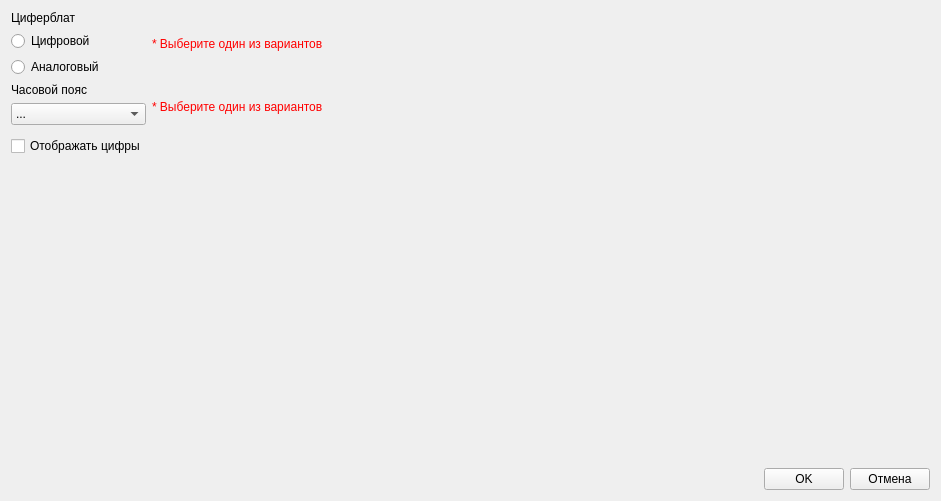
<?xml version="1.0" encoding="UTF-8"?>
<ui version="4.0">
 <class>Form</class>
 <widget class="QWidget" name="Form">
  <property name="geometry">
   <rect>
    <x>0</x>
    <y>0</y>
    <width>888</width>
    <height>479</height>
   </rect>
  </property>
  <property name="windowTitle">
   <string>Form</string>
  </property>
  <layout class="QGridLayout" name="gridLayout">
   <item row="8" column="0">
    <spacer name="verticalSpacer">
     <property name="orientation">
      <enum>Qt::Vertical</enum>
     </property>
     <property name="sizeHint" stdset="0">
      <size>
       <width>20</width>
       <height>40</height>
      </size>
     </property>
    </spacer>
   </item>
   <item row="2" column="0">
    <layout class="QVBoxLayout" name="verticalLayout_2">
     <property name="bottomMargin">
      <number>5</number>
     </property>
     <item>
      <widget class="QLabel" name="label_2">
       <property name="text">
        <string>Часовой пояс        </string>
       </property>
      </widget>
     </item>
     <item>
      <widget class="QComboBox" name="TimeZoneComboBox">
       <item>
        <property name="text">
         <string>...</string>
        </property>
       </item>
       <item>
        <property name="text">
         <string>UTC-12</string>
        </property>
       </item>
       <item>
        <property name="text">
         <string>UTC-11</string>
        </property>
       </item>
       <item>
        <property name="text">
         <string>UTC-10</string>
        </property>
       </item>
       <item>
        <property name="text">
         <string>UTC-9:30</string>
        </property>
       </item>
       <item>
        <property name="text">
         <string>UTC-9</string>
        </property>
       </item>
       <item>
        <property name="text">
         <string>UTC-8</string>
        </property>
       </item>
       <item>
        <property name="text">
         <string>UTC-7</string>
        </property>
       </item>
       <item>
        <property name="text">
         <string>UTC-6</string>
        </property>
       </item>
       <item>
        <property name="text">
         <string>UTC-5</string>
        </property>
       </item>
       <item>
        <property name="text">
         <string>UTC-4</string>
        </property>
       </item>
       <item>
        <property name="text">
         <string>UTC-3:30</string>
        </property>
       </item>
       <item>
        <property name="text">
         <string>UTC-3</string>
        </property>
       </item>
       <item>
        <property name="text">
         <string>UTC-2</string>
        </property>
       </item>
       <item>
        <property name="text">
         <string>UTC-1</string>
        </property>
       </item>
       <item>
        <property name="text">
         <string>UTC+0</string>
        </property>
       </item>
       <item>
        <property name="text">
         <string>UTC+1</string>
        </property>
       </item>
       <item>
        <property name="text">
         <string>UTC+2</string>
        </property>
       </item>
       <item>
        <property name="text">
         <string>UTC+3</string>
        </property>
       </item>
       <item>
        <property name="text">
         <string>UTC+3:30</string>
        </property>
       </item>
       <item>
        <property name="text">
         <string>UTC+4</string>
        </property>
       </item>
       <item>
        <property name="text">
         <string>UTC+4:30</string>
        </property>
       </item>
       <item>
        <property name="text">
         <string>UTC+5</string>
        </property>
       </item>
       <item>
        <property name="text">
         <string>UTC+5:30</string>
        </property>
       </item>
       <item>
        <property name="text">
         <string>UTC+5:45</string>
        </property>
       </item>
       <item>
        <property name="text">
         <string>UTC+6</string>
        </property>
       </item>
       <item>
        <property name="text">
         <string>UTC+6:30</string>
        </property>
       </item>
       <item>
        <property name="text">
         <string>UTC+7</string>
        </property>
       </item>
       <item>
        <property name="text">
         <string>UTC+8</string>
        </property>
       </item>
       <item>
        <property name="text">
         <string>UTC+8:45</string>
        </property>
       </item>
       <item>
        <property name="text">
         <string>UTC+9</string>
        </property>
       </item>
       <item>
        <property name="text">
         <string>UTC+9:30</string>
        </property>
       </item>
       <item>
        <property name="text">
         <string>UTC+10</string>
        </property>
       </item>
       <item>
        <property name="text">
         <string>UTC+10:30</string>
        </property>
       </item>
       <item>
        <property name="text">
         <string>UTC+11</string>
        </property>
       </item>
       <item>
        <property name="text">
         <string>UTC+12</string>
        </property>
       </item>
       <item>
        <property name="text">
         <string>UTC+12:45</string>
        </property>
       </item>
       <item>
        <property name="text">
         <string>UTC+13</string>
        </property>
       </item>
       <item>
        <property name="text">
         <string>UTC+14</string>
        </property>
       </item>
      </widget>
     </item>
    </layout>
   </item>
   <item row="2" column="3">
    <spacer name="horizontalSpacer">
     <property name="orientation">
      <enum>Qt::Horizontal</enum>
     </property>
     <property name="sizeType">
      <enum>QSizePolicy::Expanding</enum>
     </property>
     <property name="sizeHint" stdset="0">
      <size>
       <width>40</width>
       <height>20</height>
      </size>
     </property>
    </spacer>
   </item>
   <item row="0" column="0">
    <layout class="QVBoxLayout" name="verticalLayout">
     <item>
      <widget class="QLabel" name="label">
       <property name="text">
        <string>Циферблат</string>
       </property>
      </widget>
     </item>
     <item>
      <widget class="QRadioButton" name="DigitRadioButton">
       <property name="text">
        <string>Цифровой</string>
       </property>
      </widget>
     </item>
     <item>
      <widget class="QRadioButton" name="AnalogRadioButton">
       <property name="text">
        <string>Аналоговый</string>
       </property>
      </widget>
     </item>
    </layout>
   </item>
   <item row="8" column="3">
    <layout class="QHBoxLayout" name="horizontalLayout">
     <item>
      <widget class="QPushButton" name="ok_button">
       <property name="text">
        <string>OK</string>
       </property>
      </widget>
     </item>
     <item>
      <widget class="QPushButton" name="cancel_button">
       <property name="text">
        <string>Отмена</string>
       </property>
      </widget>
     </item>
    </layout>
   </item>
   <item row="8" column="2">
    <spacer name="horizontalSpacer_2">
     <property name="orientation">
      <enum>Qt::Horizontal</enum>
     </property>
     <property name="sizeType">
      <enum>QSizePolicy::Fixed</enum>
     </property>
     <property name="sizeHint" stdset="0">
      <size>
       <width>600</width>
       <height>20</height>
      </size>
     </property>
    </spacer>
   </item>
   <item row="0" column="1" colspan="2">
    <widget class="QLabel" name="Label_1">
     <property name="styleSheet">
      <string notr="true">color: rgb(255, 0, 0);</string>
     </property>
     <property name="text">
      <string>* Выберите один из вариантов</string>
     </property>
    </widget>
   </item>
   <item row="2" column="1" colspan="2">
    <widget class="QLabel" name="Label_2">
     <property name="styleSheet">
      <string notr="true">color: rgb(255, 0, 0);</string>
     </property>
     <property name="text">
      <string>* Выберите один из вариантов</string>
     </property>
    </widget>
   </item>
   <item row="4" column="0" colspan="3">
    <layout class="QHBoxLayout" name="horizontalLayout_2">
     <item>
      <widget class="QLabel" name="ClockFaceLabel_1">
       <property name="text">
        <string/>
       </property>
      </widget>
     </item>
     <item>
      <widget class="QLabel" name="ClockFaceLabel_2">
       <property name="text">
        <string/>
       </property>
      </widget>
     </item>
     <item>
      <widget class="QLabel" name="ClockFaceLabel_3">
       <property name="text">
        <string/>
       </property>
      </widget>
     </item>
    </layout>
   </item>
   <item row="4" column="3">
    <spacer name="verticalSpacer_2">
     <property name="orientation">
      <enum>Qt::Vertical</enum>
     </property>
     <property name="sizeType">
      <enum>QSizePolicy::Fixed</enum>
     </property>
     <property name="sizeHint" stdset="0">
      <size>
       <width>20</width>
       <height>300</height>
      </size>
     </property>
    </spacer>
   </item>
   <item row="3" column="0">
    <widget class="QCheckBox" name="NumbersAreNeededCheckBox">
     <property name="text">
      <string>Отображать цифры</string>
     </property>
    </widget>
   </item>
  </layout>
 </widget>
 <resources/>
 <connections/>
</ui>
